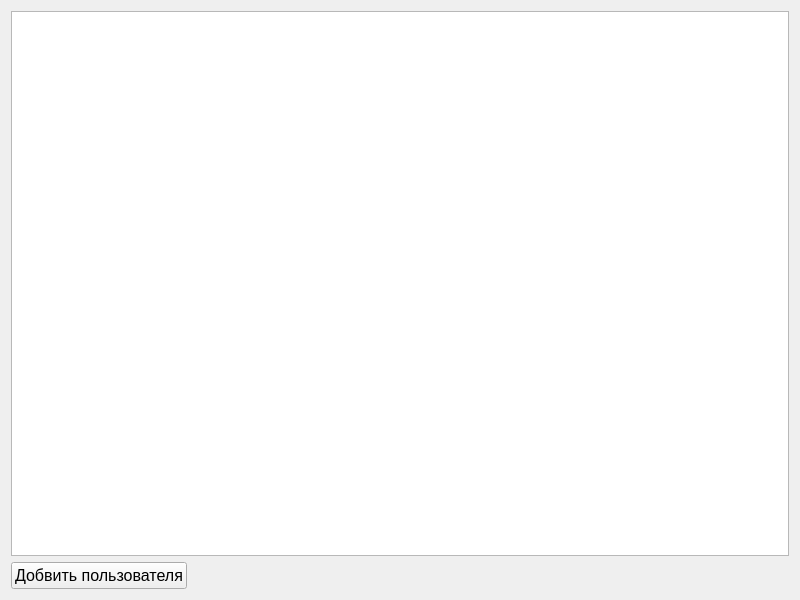
<?xml version="1.0" encoding="UTF-8"?>
<ui version="4.0">
 <class>Form</class>
 <widget class="QWidget" name="Form">
  <property name="geometry">
   <rect>
    <x>0</x>
    <y>0</y>
    <width>800</width>
    <height>600</height>
   </rect>
  </property>
  <property name="font">
   <font>
    <pointsize>12</pointsize>
   </font>
  </property>
  <property name="windowTitle">
   <string>Form</string>
  </property>
  <layout class="QVBoxLayout" name="verticalLayout_2">
   <item>
    <widget class="QListWidget" name="listWidget">
     <property name="font">
      <font>
       <family>Arial</family>
       <pointsize>16</pointsize>
      </font>
     </property>
    </widget>
   </item>
   <item>
    <widget class="QPushButton" name="pushButton">
     <property name="sizePolicy">
      <sizepolicy hsizetype="Fixed" vsizetype="Fixed">
       <horstretch>0</horstretch>
       <verstretch>0</verstretch>
      </sizepolicy>
     </property>
     <property name="text">
      <string>Добвить пользователя</string>
     </property>
    </widget>
   </item>
  </layout>
 </widget>
 <resources/>
 <connections/>
</ui>
